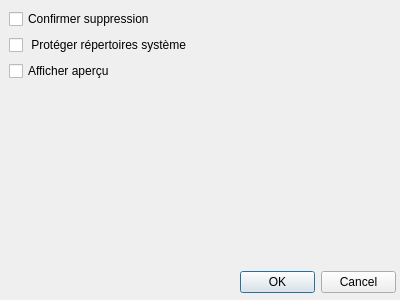
<?xml version="1.0" encoding="UTF-8"?>
<ui version="4.0">
 <class>SettingsDialog</class>
 <widget class="QDialog" name="SettingsDialog">
  <property name="geometry">
   <rect>
    <x>0</x>
    <y>0</y>
    <width>400</width>
    <height>300</height>
   </rect>
  </property>
  <property name="windowTitle">
   <string>Dialog</string>
  </property>
  <property name="windowIcon">
   <iconset theme="applications-development"/>
  </property>
  <widget class="QDialogButtonBox" name="buttonBox">
   <property name="geometry">
    <rect>
     <x>240</x>
     <y>270</y>
     <width>156</width>
     <height>24</height>
    </rect>
   </property>
   <property name="orientation">
    <enum>Qt::Orientation::Horizontal</enum>
   </property>
   <property name="standardButtons">
    <set>QDialogButtonBox::StandardButton::Cancel|QDialogButtonBox::StandardButton::Ok</set>
   </property>
  </widget>
  <widget class="QCheckBox" name="checkBox">
   <property name="geometry">
    <rect>
     <x>9</x>
     <y>9</y>
     <width>142</width>
     <height>20</height>
    </rect>
   </property>
   <property name="text">
    <string>Confirmer suppression</string>
   </property>
  </widget>
  <widget class="QCheckBox" name="checkBox_2">
   <property name="geometry">
    <rect>
     <x>9</x>
     <y>35</y>
     <width>182</width>
     <height>20</height>
    </rect>
   </property>
   <property name="text">
    <string> Protéger répertoires système</string>
   </property>
  </widget>
  <widget class="QCheckBox" name="checkBox_3">
   <property name="geometry">
    <rect>
     <x>9</x>
     <y>61</y>
     <width>107</width>
     <height>20</height>
    </rect>
   </property>
   <property name="text">
    <string>Afficher aperçu</string>
   </property>
  </widget>
 </widget>
 <resources/>
 <connections>
  <connection>
   <sender>buttonBox</sender>
   <signal>accepted()</signal>
   <receiver>SettingsDialog</receiver>
   <slot>accept()</slot>
   <hints>
    <hint type="sourcelabel">
     <x>248</x>
     <y>254</y>
    </hint>
    <hint type="destinationlabel">
     <x>157</x>
     <y>274</y>
    </hint>
   </hints>
  </connection>
  <connection>
   <sender>buttonBox</sender>
   <signal>rejected()</signal>
   <receiver>SettingsDialog</receiver>
   <slot>reject()</slot>
   <hints>
    <hint type="sourcelabel">
     <x>316</x>
     <y>260</y>
    </hint>
    <hint type="destinationlabel">
     <x>286</x>
     <y>274</y>
    </hint>
   </hints>
  </connection>
 </connections>
</ui>
